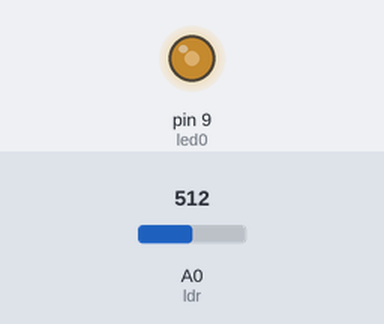
The sketch below on a simulated Arduino Uno, built with avr-gcc and run on an emulated ATmega328P. Parts: output pins drawn as LEDs (lit = HIGH). The test bench sets the inputs (shaded band); at power-on: A0 (ldr) = 512.

Above: at 1.2 s.
1.3 s: A0 (ldr) set to 716
At 1.8 s:
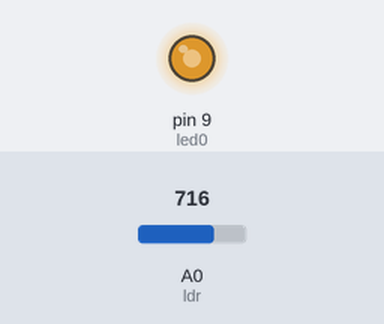
2.8 s: A0 (ldr) set to 900
At 4.0 s:
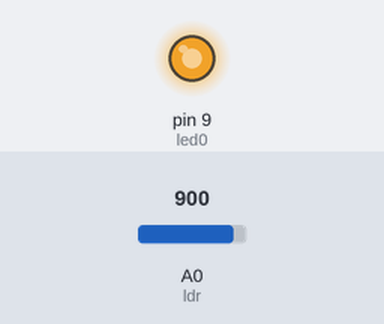
4.3 s: A0 (ldr) set to 122
At 5.3 s:
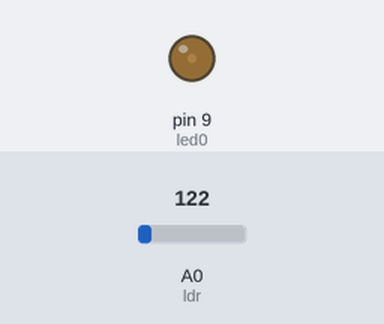
5.8 s: A0 (ldr) set to 0
At 6.4 s:
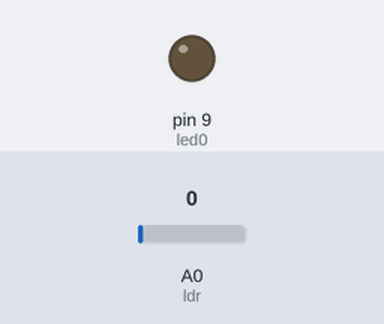
7.3 s: A0 (ldr) set to 511
At 7.6 s:
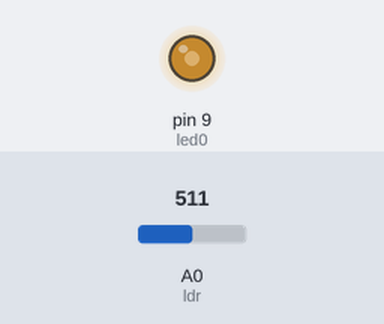
Timing chart, 0 to 9.8 s (numbered marks = the images above; inputs shaded):
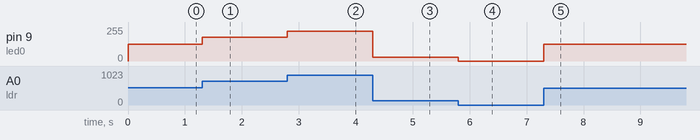

Measured:
- after the input at 1.3 s, pin 9 (led0): 127/255 → 178/255 at once
- after the input at 2.8 s, pin 9 (led0): 178/255 → 224/255 at once
- after the input at 4.3 s, pin 9 (led0): 224/255 → 30/255 at once
- after the input at 5.8 s, pin 9 (led0): 30/255 → 0/255 at once
- after the input at 7.3 s, pin 9 (led0): 0/255 → 127/255 at once

The sketch:

EX_1.ino
```cpp
/**********************************************************************************
**                                                                               **
**                              Projecte 2. Lector de LLum                       **
**                                                                               **
**                                 Programa1                                     **
**                                                                               **
**********************************************************************************/
// Raúl Martos


const int led0 = 9;          // LED pin 9
const int ldr = A0;         // LDR pin A0

int velocitat = 20;          // velocitat de l'acció en ms
int valorLdr;                 // guardar valor LDR


void setup()
{
  pinMode(led0, OUTPUT);   // LED és sortida
  pinMode (ldr, INPUT); // LDR és entrada
}


void loop()
{
  valorLdr = analogRead(ldr);   // llegir valor ldr

  valorLdr = map(valorLdr, 0, 1023, 0, 255);   // mapejar valor de 0-1023 a 0-255

  analogWrite(led0, valorLdr);    // actualitzar l'estat del led
}

// Aquest programa el que fa és llegir el valor que dona el LDR i amb aquest valor el "transforma" en l'intensitat lluminosa que ens proporciona el LED i no tapem el LDR el LED dona la màxima llum i si el tapem aquesta intensitat baixa.
```
